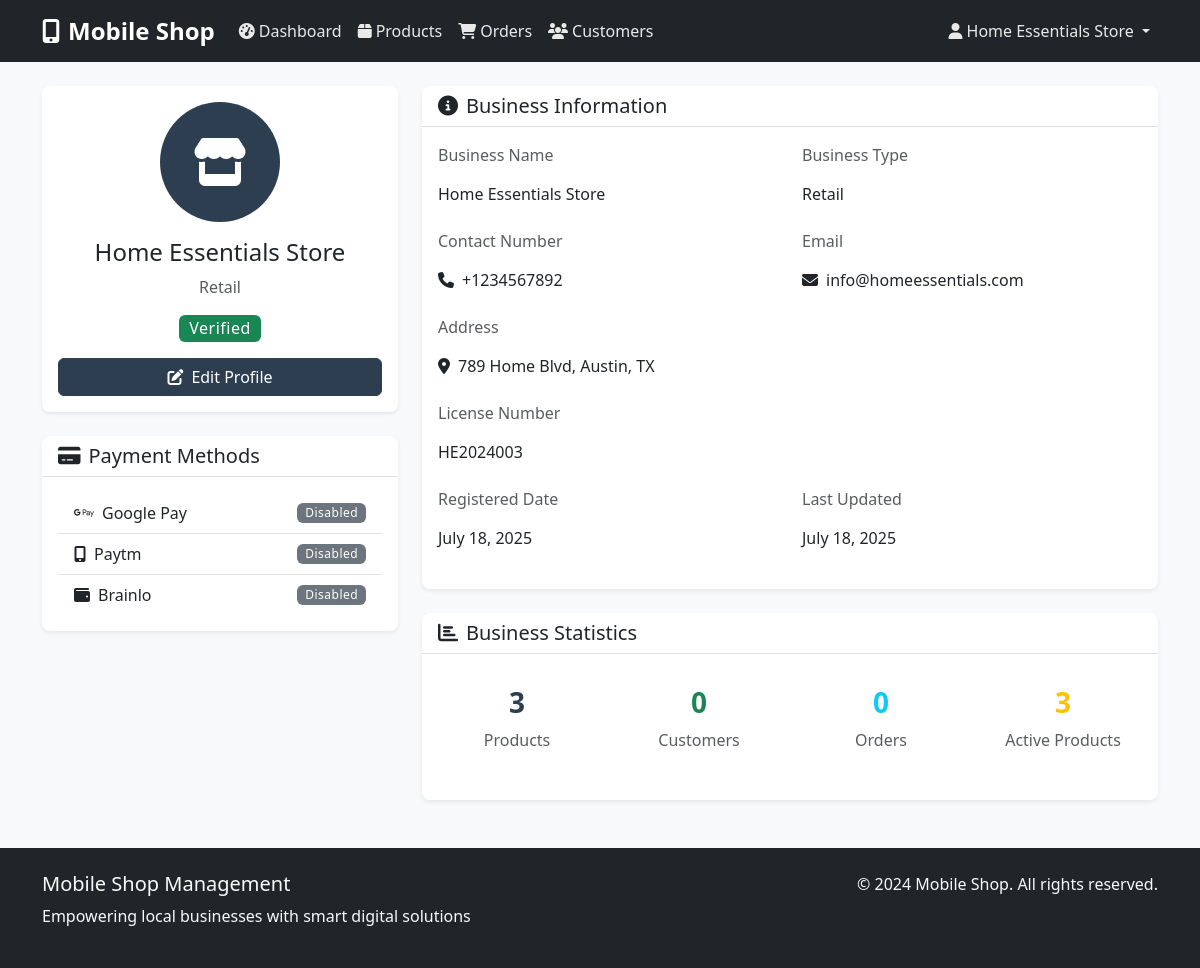
Screenshot of /profile (signed in) with the database file from the repository.
### models.py (models this page shows, shortened)
class Business(db.Model):
    __tablename__ = 'businesses'
    id = db.Column(db.Integer, primary_key=True)
    business_name = db.Column(db.String(200), nullable=False)
    logo_url = db.Column(db.String(500))
    license_number = db.Column(db.String(100))
    contact_number = db.Column(db.String(15), nullable=False)
    email = db.Column(db.String(120), unique=True, nullable=False)
    address = db.Column(db.Text)
    business_type = db.Column(db.String(100))
    verification_status = db.Column(db.String(20), default='pending')
    documents = db.Column(db.Text)  # JSON string of document URLs
    gpay_enabled = db.Column(db.Boolean, default=False)
    paytm_enabled = db.Column(db.Boolean, default=False)
    brainlo_enabled = db.Column(db.Boolean, default=False)
    password_hash = db.Column(db.String(256))
    created_at = db.Column(db.DateTime, default=datetime.utcnow)
    updated_at = db.Column(db.DateTime, default=datetime.utcnow, onupdate=datetime.utcnow)
    products = db.relationship('Product', backref='business', lazy=True, cascade='all, delete-orphan')
    orders = db.relationship('Order', backref='business', lazy=True, cascade='all, delete-orphan')
    customers = db.relationship('Customer', backref='business', lazy=True, cascade='all, delete-orphan')
    def get_documents(self):
        return json.loads(self.documents) if self.documents else []

### routes.py (the view)
@app.route('/profile')
@login_required
def profile():
    business = Business.query.get(session['business_id'])
    return render_template('business_profile.html', business=business)

### routes.py (called while the page is built)
def login_required(f):
    from functools import wraps
    @wraps(f)
    def decorated_function(*args, **kwargs):
        if 'business_id' not in session:
            flash('Please log in to access this page.', 'error')
            return redirect(url_for('login'))
        return f(*args, **kwargs)
    return decorated_function

### templates/business_profile.html (shortened to what this page needs)
{% extends "base.html" %}
{% block content %}
<div class="row">
    <div class="col-lg-4">
        <div class="card">
            <div class="card-body text-center">
                {% if business.logo_url %}
                    <img src="{{ url_for('static', filename='uploads/' + business.logo_url) }}"
                         alt="{{ business.business_name }}" class="rounded-circle mb-3" width="120" height="120">
                {% else %}
                    <div class="bg-primary rounded-circle mx-auto mb-3 d-flex align-items-center justify-content-center"
                         style="width: 120px; height: 120px;">
                        <i class="fas fa-store fa-3x text-white"></i>
                    </div>
                {% endif %}
                <h4 class="card-title">{{ business.business_name }}</h4>
                <p class="text-muted">{{ business.business_type.title() if business.business_type else 'Business' }}</p>
                <div class="d-flex justify-content-center mb-3">
                    <span class="badge bg-{{ 'success' if business.verification_status == 'verified' else 'warning' if business.verification_status == 'pending' else 'danger' }} fs-6">
                        {{ business.verification_status.title() }}
                    </span>
                </div>
                <div class="d-grid gap-2">
                    <a href="{{ url_for('settings') }}" class="btn btn-primary">
                        <i class="fas fa-edit me-2"></i>Edit Profile
                    </a>
                </div>
            </div>
        </div>
        <div class="card mt-4">
            <div class="card-header">
                <h5 class="mb-0">
                    <i class="fas fa-credit-card me-2"></i>Payment Methods
                </h5>
            </div>
            <div class="card-body">
                <div class="list-group list-group-flush">
                    <div class="list-group-item d-flex justify-content-between align-items-center">
                        <div>
                            <i class="fab fa-google-pay me-2"></i>Google Pay
                        </div>
                        <span class="badge bg-{{ 'success' if business.gpay_enabled else 'secondary' }}">
                            {{ 'Enabled' if business.gpay_enabled else 'Disabled' }}
                        </span>
                    </div>
                    <div class="list-group-item d-flex justify-content-between align-items-center">
                        <div>
                            <i class="fas fa-mobile-alt me-2"></i>Paytm
                        </div>
                        <span class="badge bg-{{ 'success' if business.paytm_enabled else 'secondary' }}">
                            {{ 'Enabled' if business.paytm_enabled else 'Disabled' }}
                        </span>
                    </div>
                    <div class="list-group-item d-flex justify-content-between align-items-center">
                        <div>
                            <i class="fas fa-wallet me-2"></i>Brainlo
                        </div>
                        <span class="badge bg-{{ 'success' if business.brainlo_enabled else 'secondary' }}">
                            {{ 'Enabled' if business.brainlo_enabled else 'Disabled' }}
                        </span>
                    </div>
                </div>
            </div>
        </div>
    </div>
    <div class="col-lg-8">
        <div class="card">
            <div class="card-header">
                <h5 class="mb-0">
                    <i class="fas fa-info-circle me-2"></i>Business Information
                </h5>
            </div>
            <div class="card-body">
                <div class="row">
                    <div class="col-md-6">
                        <div class="mb-3">
                            <label class="form-label text-muted">Business Name</label>
                            <p class="form-control-plaintext">{{ business.business_name }}</p>
                        </div>
                    </div>
                    <div class="col-md-6">
                        <div class="mb-3">
                            <label class="form-label text-muted">Business Type</label>
                            <p class="form-control-plaintext">{{ business.business_type.title() if business.business_type else 'Not specified' }}</p>
                        </div>
                    </div>
                </div>
                <div class="row">
                    <div class="col-md-6">
                        <div class="mb-3">
                            <label class="form-label text-muted">Contact Number</label>
                            <p class="form-control-plaintext">
                                <i class="fas fa-phone me-2"></i>{{ business.contact_number }}
                            </p>
                        </div>
                    </div>
                    <div class="col-md-6">
                        <div class="mb-3">
                            <label class="form-label text-muted">Email</label>
                            <p class="form-control-plaintext">
                                <i class="fas fa-envelope me-2"></i>{{ business.email }}
                            </p>
                        </div>
                    </div>
                </div>
                <div class="mb-3">
                    <label class="form-label text-muted">Address</label>
                    <p class="form-control-plaintext">
                        <i class="fas fa-map-marker-alt me-2"></i>{{ business.address }}
                    </p>
                </div>
                {% if business.license_number %}
                <div class="mb-3">
                    <label class="form-label text-muted">License Number</label>
                    <p class="form-control-plaintext">{{ business.license_number }}</p>
                </div>
                {% endif %}
                <div class="row">
                    <div class="col-md-6">
                        <div class="mb-3">
                            <label class="form-label text-muted">Registered Date</label>
                            <p class="form-control-plaintext">{{ business.created_at.strftime('%B %d, %Y') }}</p>
                        </div>
                    </div>
                    <div class="col-md-6">
                        <div class="mb-3">
                            <label class="form-label text-muted">Last Updated</label>
                            <p class="form-control-plaintext">{{ business.updated_at.strftime('%B %d, %Y') }}</p>
                        </div>
                    </div>
                </div>
            </div>
        </div>
        <div class="card mt-4">
            <div class="card-header">
                <h5 class="mb-0">
                    <i class="fas fa-chart-bar me-2"></i>Business Statistics
                </h5>
            </div>
            <div class="card-body">
                <div class="row text-center">
                    <div class="col-md-3">
                        <div class="stat-box">
                            <h3 class="text-primary">{{ business.products|length }}</h3>
                            <p class="text-muted">Products</p>
                        </div>
                    </div>
                    <div class="col-md-3">
                        <div class="stat-box">
                            <h3 class="text-success">{{ business.customers|length }}</h3>
                            <p class="text-muted">Customers</p>
                        </div>
                    </div>
                    <div class="col-md-3">
                        <div class="stat-box">
                            <h3 class="text-info">{{ business.orders|length }}</h3>
                            <p class="text-muted">Orders</p>
                        </div>
                    </div>
                    <div class="col-md-3">
                        <div class="stat-box">
                            <h3 class="text-warning">
                                {% set active_products = business.products|selectattr('is_active')|list %}
                                {{ active_products|length }}
                            </h3>
                            <p class="text-muted">Active Products</p>
                        </div>
                    </div>
                </div>
            </div>
        </div>
    </div>
</div>
{% endblock %}

### templates/base.html (shortened to what this page needs)
<!DOCTYPE html>
<html lang="en">
<head>
    <link href="https://cdn.jsdelivr.net/npm/bootstrap@5.3.0/dist/css/bootstrap.min.css" rel="stylesheet">
    <link href="https://cdnjs.cloudflare.com/ajax/libs/font-awesome/6.4.0/css/all.min.css" rel="stylesheet">
    <link href="{{ url_for('static', filename='css/style.css') }}" rel="stylesheet">
    <link href="{{ url_for('static', filename='css/matrimony.css') }}" rel="stylesheet">
</head>
<body>
    <nav class="navbar navbar-expand-lg navbar-dark bg-dark">
        <div class="container">
            <a class="navbar-brand" href="{{ url_for('index') }}">
                <i class="fas fa-mobile-alt me-2"></i>Mobile Shop
            </a>
            <div class="collapse navbar-collapse" id="navbarNav">
                <ul class="navbar-nav me-auto">
                    {% if session.business_id %}
                        <li class="nav-item">
                            <a class="nav-link" href="{{ url_for('dashboard') }}">
                                <i class="fas fa-tachometer-alt me-1"></i>Dashboard
                            </a>
                        </li>
                        <li class="nav-item">
                            <a class="nav-link" href="{{ url_for('products') }}">
                                <i class="fas fa-box me-1"></i>Products
                            </a>
                        </li>
                        <li class="nav-item">
                            <a class="nav-link" href="{{ url_for('orders') }}">
                                <i class="fas fa-shopping-cart me-1"></i>Orders
                            </a>
                        </li>
                        <li class="nav-item">
                            <a class="nav-link" href="{{ url_for('customers') }}">
                                <i class="fas fa-users me-1"></i>Customers
                            </a>
                        </li>
                    {% endif %}
                </ul>
                <ul class="navbar-nav">
                    {% if session.business_id %}
                        <li class="nav-item dropdown">
                            <a class="nav-link dropdown-toggle" href="#" id="navbarDropdown" role="button" data-bs-toggle="dropdown">
                                <i class="fas fa-user me-1"></i>{{ session.business_name }}
                            </a>
                        </li>
                    {% endif %}
                </ul>
            </div>
        </div>
    </nav>
    <main class="container mt-4">
        {% block content %}{% endblock %}
    </main>
    <footer class="bg-dark text-light mt-5 py-4">
        <div class="container">
            <div class="row">
                <div class="col-md-6">
                    <h5>Mobile Shop Management</h5>
                    <p>Empowering local businesses with smart digital solutions</p>
                </div>
                <div class="col-md-6 text-md-end">
                    <p>&copy; 2024 Mobile Shop. All rights reserved.</p>
                </div>
            </div>
        </div>
    </footer>
</body>
</html>

### static/css/style.css (style rules this page uses)
:root { --primary-color: #2c3e50; --secondary-color: #3498db; --success-color: #27ae60; --warning-color: #f39c12; --danger-color: #e74c3c; --info-color: #3498db; --light-color: #ecf0f1; --dark-color: #2c3e50; }
body { font-family: 'Segoe UI', Tahoma, Geneva, Verdana, sans-serif; background-color: #f8f9fa; color: #2c3e50; }
.navbar-brand { font-weight: bold; font-size: 1.5rem; }
.navbar-dark .navbar-nav .nav-link { color: rgba(255, 255, 255, 0.9); transition: color 0.3s ease; }
.card { border: none; box-shadow: 0 0.125rem 0.25rem rgba(0, 0, 0, 0.075); border-radius: 0.5rem; transition: transform 0.2s ease, box-shadow 0.2s ease; }
.card-header { background-color: transparent; border-bottom: 1px solid rgba(0, 0, 0, 0.125); font-weight: 600; }
.btn { border-radius: 0.375rem; font-weight: 500; transition: all 0.3s ease; }
.btn-primary { background-color: var(--primary-color); border-color: var(--primary-color); }
.stat-box { padding: 1rem; border-radius: 0.5rem; transition: transform 0.2s ease; }
.stat-box h3 { font-weight: 700; margin-bottom: 0.5rem; }
.badge { font-size: 0.75rem; font-weight: 500; letter-spacing: 0.5px; }
.form-label { font-weight: 500; color: var(--primary-color); margin-bottom: 0.5rem; }
footer { background-color: var(--dark-color) !important; color: white; }
.text-primary { color: var(--primary-color) !important; }
.bg-primary { background-color: var(--primary-color) !important; }

### rows the page displays
Business: business_name "Home Essentials Store", business_type "Retail", verification_status "Verified", gpay_enabled "Disabled", paytm_enabled "Disabled", brainlo_enabled "Disabled", contact_number "+1234567892", email "info@homeessentials.com", address "789 Home Blvd, Austin, TX", license_number "HE2024003", created_at "July 18, 2025", updated_at "July 18, 2025"

### other values shown
{{ business.products|length }} "3"
{{ business.customers|length }} "0"
{{ business.orders|length }} "0"
{{ active_products|length }} "3"
